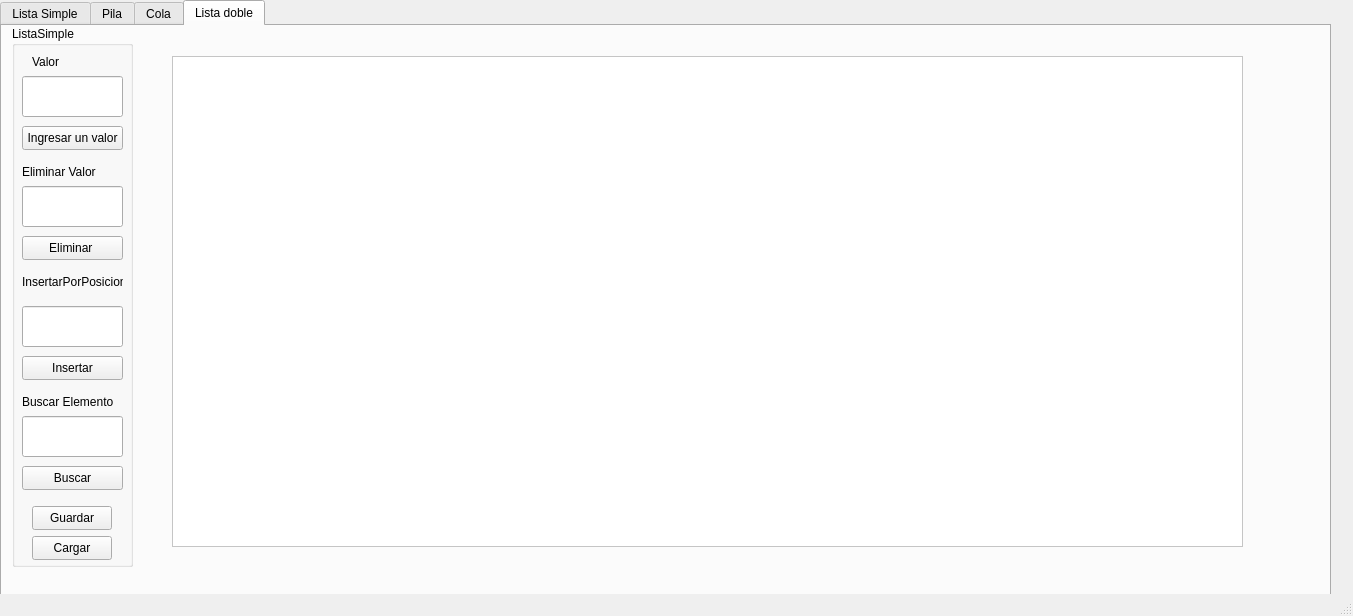
<?xml version="1.0" encoding="UTF-8"?>
<ui version="4.0">
 <class>MainWindow</class>
 <widget class="QMainWindow" name="MainWindow">
  <property name="geometry">
   <rect>
    <x>0</x>
    <y>0</y>
    <width>1353</width>
    <height>616</height>
   </rect>
  </property>
  <property name="windowTitle">
   <string>MainWindow</string>
  </property>
  <widget class="QWidget" name="centralwidget">
   <widget class="QTabWidget" name="tabWidget">
    <property name="geometry">
     <rect>
      <x>0</x>
      <y>0</y>
      <width>1331</width>
      <height>781</height>
     </rect>
    </property>
    <property name="currentIndex">
     <number>3</number>
    </property>
    <widget class="QWidget" name="tab">
     <attribute name="title">
      <string>Lista Simple</string>
     </attribute>
     <widget class="QGraphicsView" name="VistaLista">
      <property name="geometry">
       <rect>
        <x>160</x>
        <y>20</y>
        <width>1071</width>
        <height>491</height>
       </rect>
      </property>
      <property name="styleSheet">
       <string notr="true">background: white;</string>
      </property>
     </widget>
     <widget class="QGroupBox" name="TextoIngresar_2">
      <property name="geometry">
       <rect>
        <x>10</x>
        <y>10</y>
        <width>121</width>
        <height>541</height>
       </rect>
      </property>
      <property name="title">
       <string>ListaSimple</string>
      </property>
      <widget class="QLineEdit" name="TextoIngresar">
       <property name="geometry">
        <rect>
         <x>10</x>
         <y>50</y>
         <width>101</width>
         <height>41</height>
        </rect>
       </property>
      </widget>
      <widget class="QPushButton" name="Boton">
       <property name="geometry">
        <rect>
         <x>10</x>
         <y>100</y>
         <width>101</width>
         <height>24</height>
        </rect>
       </property>
       <property name="text">
        <string>Ingresar un valor</string>
       </property>
      </widget>
      <widget class="QLabel" name="label">
       <property name="geometry">
        <rect>
         <x>20</x>
         <y>20</y>
         <width>81</width>
         <height>31</height>
        </rect>
       </property>
       <property name="text">
        <string>Valor</string>
       </property>
      </widget>
      <widget class="QLabel" name="label_2">
       <property name="geometry">
        <rect>
         <x>10</x>
         <y>130</y>
         <width>81</width>
         <height>31</height>
        </rect>
       </property>
       <property name="text">
        <string>Eliminar Valor</string>
       </property>
      </widget>
      <widget class="QLineEdit" name="TextoEliminar">
       <property name="geometry">
        <rect>
         <x>10</x>
         <y>160</y>
         <width>101</width>
         <height>41</height>
        </rect>
       </property>
      </widget>
      <widget class="QPushButton" name="BotonEliminar">
       <property name="geometry">
        <rect>
         <x>10</x>
         <y>210</y>
         <width>101</width>
         <height>24</height>
        </rect>
       </property>
       <property name="text">
        <string>Eliminar </string>
       </property>
      </widget>
      <widget class="QLineEdit" name="TextoInsertar">
       <property name="geometry">
        <rect>
         <x>10</x>
         <y>280</y>
         <width>101</width>
         <height>41</height>
        </rect>
       </property>
      </widget>
      <widget class="QLabel" name="label_3">
       <property name="geometry">
        <rect>
         <x>10</x>
         <y>240</y>
         <width>101</width>
         <height>31</height>
        </rect>
       </property>
       <property name="text">
        <string>InsertarPorPosicion</string>
       </property>
      </widget>
      <widget class="QPushButton" name="BotonInsertar">
       <property name="geometry">
        <rect>
         <x>10</x>
         <y>330</y>
         <width>101</width>
         <height>24</height>
        </rect>
       </property>
       <property name="text">
        <string>Insertar</string>
       </property>
      </widget>
      <widget class="QLabel" name="label_4">
       <property name="geometry">
        <rect>
         <x>10</x>
         <y>360</y>
         <width>101</width>
         <height>31</height>
        </rect>
       </property>
       <property name="text">
        <string>Buscar Elemento</string>
       </property>
      </widget>
      <widget class="QLineEdit" name="TextoBuscar">
       <property name="geometry">
        <rect>
         <x>10</x>
         <y>390</y>
         <width>101</width>
         <height>41</height>
        </rect>
       </property>
      </widget>
      <widget class="QPushButton" name="BotonBuscar">
       <property name="geometry">
        <rect>
         <x>10</x>
         <y>440</y>
         <width>101</width>
         <height>24</height>
        </rect>
       </property>
       <property name="text">
        <string>Buscar</string>
       </property>
      </widget>
      <widget class="QPushButton" name="GuardarListaSimple">
       <property name="geometry">
        <rect>
         <x>20</x>
         <y>480</y>
         <width>80</width>
         <height>24</height>
        </rect>
       </property>
       <property name="text">
        <string>Guardar</string>
       </property>
      </widget>
      <widget class="QPushButton" name="CargarListaSimple">
       <property name="geometry">
        <rect>
         <x>20</x>
         <y>510</y>
         <width>80</width>
         <height>24</height>
        </rect>
       </property>
       <property name="text">
        <string>Cargar</string>
       </property>
      </widget>
     </widget>
    </widget>
    <widget class="QWidget" name="tab_4">
     <attribute name="title">
      <string>Pila</string>
     </attribute>
     <widget class="QGraphicsView" name="VistaPila">
      <property name="geometry">
       <rect>
        <x>190</x>
        <y>40</y>
        <width>1011</width>
        <height>481</height>
       </rect>
      </property>
      <property name="styleSheet">
       <string notr="true">background: white;</string>
      </property>
      <property name="verticalScrollBarPolicy">
       <enum>Qt::ScrollBarPolicy::ScrollBarAlwaysOn</enum>
      </property>
      <property name="horizontalScrollBarPolicy">
       <enum>Qt::ScrollBarPolicy::ScrollBarAlwaysOn</enum>
      </property>
      <property name="sizeAdjustPolicy">
       <enum>QAbstractScrollArea::SizeAdjustPolicy::AdjustToContents</enum>
      </property>
     </widget>
     <widget class="QGroupBox" name="TextoIngresar_3">
      <property name="geometry">
       <rect>
        <x>30</x>
        <y>20</y>
        <width>121</width>
        <height>501</height>
       </rect>
      </property>
      <property name="title">
       <string>Pila</string>
      </property>
      <widget class="QLineEdit" name="TextoApilar">
       <property name="geometry">
        <rect>
         <x>10</x>
         <y>50</y>
         <width>101</width>
         <height>41</height>
        </rect>
       </property>
      </widget>
      <widget class="QPushButton" name="BotonIngresarPila">
       <property name="geometry">
        <rect>
         <x>10</x>
         <y>100</y>
         <width>101</width>
         <height>24</height>
        </rect>
       </property>
       <property name="text">
        <string>Apilar Valor</string>
       </property>
      </widget>
      <widget class="QLabel" name="label_9">
       <property name="geometry">
        <rect>
         <x>20</x>
         <y>20</y>
         <width>81</width>
         <height>31</height>
        </rect>
       </property>
       <property name="text">
        <string>Apilar</string>
       </property>
      </widget>
      <widget class="QLabel" name="label_10">
       <property name="geometry">
        <rect>
         <x>10</x>
         <y>130</y>
         <width>81</width>
         <height>31</height>
        </rect>
       </property>
       <property name="text">
        <string>Desapilar</string>
       </property>
      </widget>
      <widget class="QPushButton" name="BotonEliminarPila">
       <property name="geometry">
        <rect>
         <x>10</x>
         <y>160</y>
         <width>101</width>
         <height>24</height>
        </rect>
       </property>
       <property name="text">
        <string>Eliminar</string>
       </property>
      </widget>
      <widget class="QLabel" name="label_11">
       <property name="geometry">
        <rect>
         <x>10</x>
         <y>190</y>
         <width>101</width>
         <height>31</height>
        </rect>
       </property>
       <property name="text">
        <string>Tope</string>
       </property>
      </widget>
      <widget class="QPushButton" name="BotonMirarTope">
       <property name="geometry">
        <rect>
         <x>10</x>
         <y>220</y>
         <width>101</width>
         <height>24</height>
        </rect>
       </property>
       <property name="text">
        <string>Mirar tope</string>
       </property>
      </widget>
      <widget class="QLabel" name="label_12">
       <property name="geometry">
        <rect>
         <x>10</x>
         <y>250</y>
         <width>101</width>
         <height>31</height>
        </rect>
       </property>
       <property name="text">
        <string>Buscar En Pila</string>
       </property>
      </widget>
      <widget class="QLineEdit" name="BuscarPila">
       <property name="geometry">
        <rect>
         <x>10</x>
         <y>280</y>
         <width>101</width>
         <height>41</height>
        </rect>
       </property>
      </widget>
      <widget class="QPushButton" name="BotonBuscarPila">
       <property name="geometry">
        <rect>
         <x>10</x>
         <y>330</y>
         <width>101</width>
         <height>24</height>
        </rect>
       </property>
       <property name="text">
        <string>Buscar</string>
       </property>
      </widget>
      <widget class="QPushButton" name="GuardarPila">
       <property name="geometry">
        <rect>
         <x>20</x>
         <y>380</y>
         <width>80</width>
         <height>24</height>
        </rect>
       </property>
       <property name="text">
        <string>Guardar</string>
       </property>
      </widget>
      <widget class="QPushButton" name="CargarPila">
       <property name="geometry">
        <rect>
         <x>20</x>
         <y>420</y>
         <width>80</width>
         <height>24</height>
        </rect>
       </property>
       <property name="text">
        <string>Cargar</string>
       </property>
      </widget>
     </widget>
    </widget>
    <widget class="QWidget" name="tab_3">
     <attribute name="title">
      <string>Cola</string>
     </attribute>
     <widget class="QGroupBox" name="TextoIngresar_5">
      <property name="geometry">
       <rect>
        <x>10</x>
        <y>10</y>
        <width>121</width>
        <height>501</height>
       </rect>
      </property>
      <property name="title">
       <string>Cola</string>
      </property>
      <widget class="QLineEdit" name="TextoEncolar">
       <property name="geometry">
        <rect>
         <x>10</x>
         <y>50</y>
         <width>101</width>
         <height>41</height>
        </rect>
       </property>
      </widget>
      <widget class="QPushButton" name="BotonEncolar">
       <property name="geometry">
        <rect>
         <x>10</x>
         <y>100</y>
         <width>101</width>
         <height>24</height>
        </rect>
       </property>
       <property name="text">
        <string>Encolar</string>
       </property>
      </widget>
      <widget class="QLabel" name="label_13">
       <property name="geometry">
        <rect>
         <x>20</x>
         <y>20</y>
         <width>81</width>
         <height>31</height>
        </rect>
       </property>
       <property name="contextMenuPolicy">
        <enum>Qt::ContextMenuPolicy::PreventContextMenu</enum>
       </property>
       <property name="text">
        <string>Encolar</string>
       </property>
      </widget>
      <widget class="QLabel" name="label_14">
       <property name="geometry">
        <rect>
         <x>10</x>
         <y>130</y>
         <width>81</width>
         <height>31</height>
        </rect>
       </property>
       <property name="text">
        <string>Desencolar</string>
       </property>
      </widget>
      <widget class="QPushButton" name="BotonDesencolar">
       <property name="geometry">
        <rect>
         <x>10</x>
         <y>160</y>
         <width>101</width>
         <height>24</height>
        </rect>
       </property>
       <property name="text">
        <string>Eliminar</string>
       </property>
      </widget>
      <widget class="QLabel" name="label_15">
       <property name="geometry">
        <rect>
         <x>10</x>
         <y>190</y>
         <width>101</width>
         <height>31</height>
        </rect>
       </property>
       <property name="text">
        <string>Frente</string>
       </property>
      </widget>
      <widget class="QPushButton" name="BotonMirarFrente">
       <property name="geometry">
        <rect>
         <x>10</x>
         <y>220</y>
         <width>101</width>
         <height>24</height>
        </rect>
       </property>
       <property name="text">
        <string>Mirar Frente</string>
       </property>
      </widget>
      <widget class="QLabel" name="label_16">
       <property name="geometry">
        <rect>
         <x>10</x>
         <y>250</y>
         <width>101</width>
         <height>31</height>
        </rect>
       </property>
       <property name="text">
        <string>Buscar En Cola</string>
       </property>
      </widget>
      <widget class="QLineEdit" name="BuscarCola">
       <property name="geometry">
        <rect>
         <x>10</x>
         <y>280</y>
         <width>101</width>
         <height>41</height>
        </rect>
       </property>
      </widget>
      <widget class="QPushButton" name="BotonBuscarCola">
       <property name="geometry">
        <rect>
         <x>10</x>
         <y>330</y>
         <width>101</width>
         <height>24</height>
        </rect>
       </property>
       <property name="text">
        <string>Buscar</string>
       </property>
      </widget>
      <widget class="QPushButton" name="GuardarCola">
       <property name="geometry">
        <rect>
         <x>20</x>
         <y>380</y>
         <width>80</width>
         <height>24</height>
        </rect>
       </property>
       <property name="text">
        <string>Guardar</string>
       </property>
      </widget>
      <widget class="QPushButton" name="CargarCola">
       <property name="geometry">
        <rect>
         <x>20</x>
         <y>420</y>
         <width>80</width>
         <height>24</height>
        </rect>
       </property>
       <property name="text">
        <string>Cargar</string>
       </property>
      </widget>
     </widget>
     <widget class="QGraphicsView" name="VistaCola">
      <property name="geometry">
       <rect>
        <x>220</x>
        <y>30</y>
        <width>1001</width>
        <height>481</height>
       </rect>
      </property>
     </widget>
    </widget>
    <widget class="QWidget" name="tab_2">
     <attribute name="title">
      <string>Lista doble</string>
     </attribute>
     <widget class="QGroupBox" name="TextoIngresar_4">
      <property name="geometry">
       <rect>
        <x>10</x>
        <y>0</y>
        <width>121</width>
        <height>541</height>
       </rect>
      </property>
      <property name="title">
       <string>ListaSimple</string>
      </property>
      <widget class="QLineEdit" name="TextoIngresarDLL">
       <property name="geometry">
        <rect>
         <x>10</x>
         <y>50</y>
         <width>101</width>
         <height>41</height>
        </rect>
       </property>
      </widget>
      <widget class="QPushButton" name="BotonIngresarDLL">
       <property name="geometry">
        <rect>
         <x>10</x>
         <y>100</y>
         <width>101</width>
         <height>24</height>
        </rect>
       </property>
       <property name="text">
        <string>Ingresar un valor</string>
       </property>
      </widget>
      <widget class="QLabel" name="Valor">
       <property name="geometry">
        <rect>
         <x>20</x>
         <y>20</y>
         <width>81</width>
         <height>31</height>
        </rect>
       </property>
       <property name="text">
        <string>Valor</string>
       </property>
      </widget>
      <widget class="QLabel" name="label_6">
       <property name="geometry">
        <rect>
         <x>10</x>
         <y>130</y>
         <width>81</width>
         <height>31</height>
        </rect>
       </property>
       <property name="text">
        <string>Eliminar Valor</string>
       </property>
      </widget>
      <widget class="QLineEdit" name="TextoEliminarDLL">
       <property name="geometry">
        <rect>
         <x>10</x>
         <y>160</y>
         <width>101</width>
         <height>41</height>
        </rect>
       </property>
      </widget>
      <widget class="QPushButton" name="BotonEliminarDLL">
       <property name="geometry">
        <rect>
         <x>10</x>
         <y>210</y>
         <width>101</width>
         <height>24</height>
        </rect>
       </property>
       <property name="text">
        <string>Eliminar </string>
       </property>
      </widget>
      <widget class="QLineEdit" name="TextoInsertarDLL">
       <property name="geometry">
        <rect>
         <x>10</x>
         <y>280</y>
         <width>101</width>
         <height>41</height>
        </rect>
       </property>
      </widget>
      <widget class="QLabel" name="label_7">
       <property name="geometry">
        <rect>
         <x>10</x>
         <y>240</y>
         <width>101</width>
         <height>31</height>
        </rect>
       </property>
       <property name="text">
        <string>InsertarPorPosicion</string>
       </property>
      </widget>
      <widget class="QPushButton" name="BotonInsertarDLL">
       <property name="geometry">
        <rect>
         <x>10</x>
         <y>330</y>
         <width>101</width>
         <height>24</height>
        </rect>
       </property>
       <property name="text">
        <string>Insertar</string>
       </property>
      </widget>
      <widget class="QLabel" name="label_8">
       <property name="geometry">
        <rect>
         <x>10</x>
         <y>360</y>
         <width>101</width>
         <height>31</height>
        </rect>
       </property>
       <property name="text">
        <string>Buscar Elemento</string>
       </property>
      </widget>
      <widget class="QLineEdit" name="TextoBuscarDLL">
       <property name="geometry">
        <rect>
         <x>10</x>
         <y>390</y>
         <width>101</width>
         <height>41</height>
        </rect>
       </property>
      </widget>
      <widget class="QPushButton" name="BotonBuscarDLL">
       <property name="geometry">
        <rect>
         <x>10</x>
         <y>440</y>
         <width>101</width>
         <height>24</height>
        </rect>
       </property>
       <property name="text">
        <string>Buscar</string>
       </property>
      </widget>
      <widget class="QPushButton" name="GuardarListaDoble">
       <property name="geometry">
        <rect>
         <x>20</x>
         <y>480</y>
         <width>80</width>
         <height>24</height>
        </rect>
       </property>
       <property name="text">
        <string>Guardar</string>
       </property>
      </widget>
      <widget class="QPushButton" name="CargarListaDoble">
       <property name="geometry">
        <rect>
         <x>20</x>
         <y>510</y>
         <width>80</width>
         <height>24</height>
        </rect>
       </property>
       <property name="text">
        <string>Cargar</string>
       </property>
      </widget>
     </widget>
     <widget class="QGraphicsView" name="VistaLista_2">
      <property name="geometry">
       <rect>
        <x>170</x>
        <y>30</y>
        <width>1071</width>
        <height>491</height>
       </rect>
      </property>
      <property name="styleSheet">
       <string notr="true">background: white;</string>
      </property>
     </widget>
    </widget>
   </widget>
  </widget>
  <widget class="QMenuBar" name="menubar">
   <property name="geometry">
    <rect>
     <x>0</x>
     <y>0</y>
     <width>1353</width>
     <height>21</height>
    </rect>
   </property>
  </widget>
  <widget class="QStatusBar" name="statusbar"/>
 </widget>
 <resources/>
 <connections/>
</ui>
